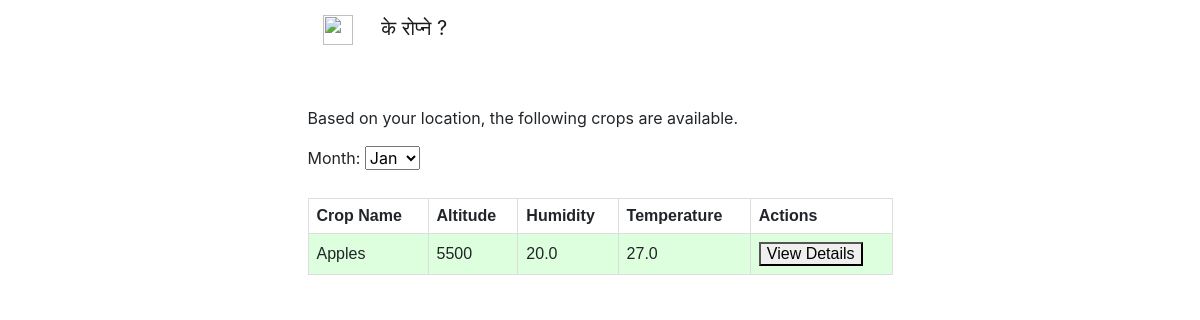
The app's page /cropslist, older data.
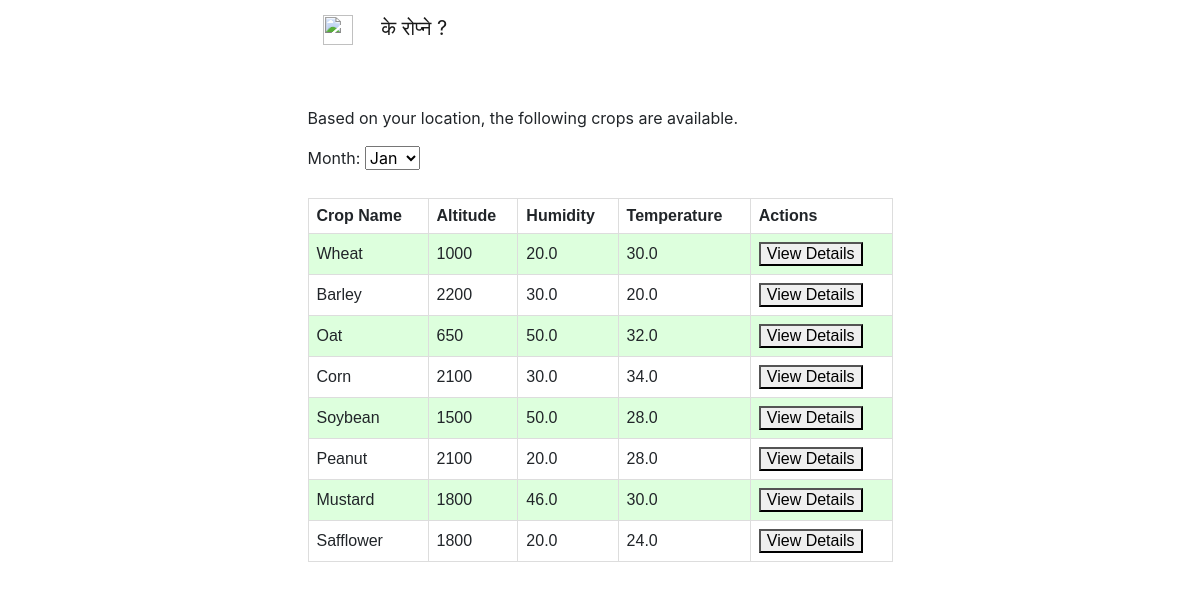
The same page, newer data.
### krishiapp/models.py (models this page shows, shortened)
class Crops(models.Model):
    cropName     = models.CharField(max_length = 30)
    minAltitude  = models.IntegerField()
    maxAltitude  = models.IntegerField()
    humidity     = models.FloatField()
    temperature  = models.FloatField()
    rainfall     = models.IntegerField()
    manpower     = models.CharField(max_length = 100)
    fertilizer   = models.CharField(max_length = 100)
    insecticides = models.CharField(max_length = 50)
    pesticides   = models.CharField(max_length = 50)
    investment   = models.CharField(max_length = 50)
    turnover     = models.CharField(max_length = 50)
    breakeven    = models.CharField(max_length = 50)
    places       = models.CharField(max_length=2000)
    class Meta:
        verbose_name = 'Crop'
        verbose_name_plural = 'Crops'

### krishiapp/views.py (the view)
# urls.py: path('cropslist', views.showCropsList),
def showCropsList(request):
    youralt  = request.GET.get("altitude")
    yourtemp = request.GET.get("temperature")
    yourhum  = request.GET.get("humidity")
    print("Cropslist received: ", youralt, yourtemp, yourhum)
    queryset = Crops.objects.all()
    crops = []
    for item in queryset:
        crops.append({"id":item.pk, "name":item.cropName, "altitude":(item.minAltitude + item.maxAltitude)//2, "temperature":item.temperature, "humidity":item.humidity})
    return render(request, "cropslist.html", {'crops':crops})

### krishiapp/templates/cropslist.html (shortened to what this page needs)
<html>
    <head>
        <link href="https://stackpath.bootstrapcdn.com/bootstrap/4.5.0/css/bootstrap.min.css" rel="stylesheet">
    </head>
    <body>
      <nav class="navbar navbar-light">
        <div class = 'col-md-6'>
            <a class="navbar-brand" href="#">
                <img src="https://cdn1.iconfinder.com/data/icons/andriod-app-logo/32/icon_k-512.png" width="30" height="30" alt="">
                &nbsp; &nbsp; के रोप्ने ?
            </a>
        </div>
      </nav>
      <br /><br />
      <div class = 'row'>
        <div class = 'col-md-3'></div>
        <div class = 'col-md-6'>
          <p>Based on your location, the following crops are available.</p>
          <label for="months">Month:</label>
          <select id="months">
            <option value="Jan">Jan</option>
          </select>
          <table>
            <tr>
              <th>Crop Name</th>
              <th>Altitude</th>
              <th>Humidity</th>
              <th>Temperature</th>
              <th>Actions</th>
            </tr>
          {% for crop in crops %}
            <tr>
              <td>{{crop.name}}</td>
              <td>{{crop.altitude}}</td>
              <td>{{crop.humidity}}</td>
              <td>{{crop.temperature}}</td>
              <td>
                <button id = "btn_{{crop.id}}"" data-id = {{crop.id}} > View Details</button>
              </td>
            </tr>
          {% endfor %}
        </div>
      </div>
    </body>
</html>

Row changes from the older to the newer data that the page shows:
added Crops: name "Barley", humidity "30.0", temperature "20.0"
added Crops: name "Oat", humidity "50.0", temperature "32.0"
added Crops: name "Corn", humidity "30.0", temperature "34.0"
added Crops: name "Soybean", humidity "50.0", temperature "28.0"
added Crops: name "Peanut", humidity "20.0", temperature "28.0"
added Crops: name "Mustard", humidity "46.0", temperature "30.0"
added Crops: name "Safflower", humidity "20.0", temperature "24.0"
Text that changed along with them:
new list line: "Wheat 20.0 30.0"
new list line: "1000 View Details"
new list line: "2200 View Details"
new list line: "650 View Details"
new list line: "2100 View Details"
new list line: "1500 View Details"
new list line: "1800 View Details"
list line gone: "Apples 20.0 27.0"
list line gone: "5500 View Details"
